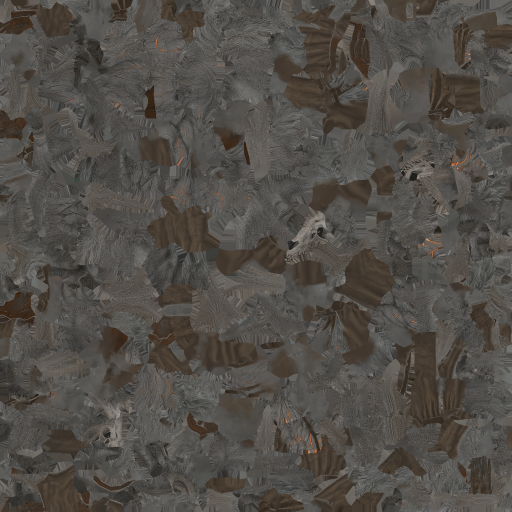
#> input picture assets/models/creatures/boss_beast_lord_texture_0.png, 1024 x 1024 px, given as the content of the folder ../assets/models/creatures/boss_beast_lord_texture_0.png, which was not available (shown at 1/2 size)
$ python make_contact_sheet.py ../assets/models/creatures/boss_beast_lord_texture_0.png out.png
#> lines starting #> are read from the running program, lines starting #| are printed output that depends on the picture; pictures that were not available may be replaced by others from this repository, and a replacement may not be noted
### tools/shot_analyze.py
#!/usr/bin/env python3
"""Read screenshots so an agent does not have to open every one.

    python tools/shot_analyze.py stats  DIR [--flagged-only] [--full] [--strict]
    python tools/shot_analyze.py diff   DIR --baseline DIR2 [--out DIR3] [--row-normalize] [--strict]
    python tools/shot_analyze.py sheet  DIR OUT.png [--columns 4] [--thumb-width 320] [--per-sheet 16] [--only-flagged]
    python tools/shot_analyze.py thumbs DIR [--width 480]

Every command prints one JSON object per line: one per image (stats, diff), then one summary line.

stats   brightness mean/std, percent black, percent missing-material magenta, and flags:
        flat (one colour), black (>= 97 % black), magenta (>= 0.5 %), same_as:<image> (pixel-identical
        to an earlier image of the run: a drive that changed nothing, or a stale capture).
        An unflagged image is one short line ({"image", "mean"}); a flagged one carries every
        measurement. --full prints every measurement for every image.
diff    each image against the same file name in the baseline directory: mean error, percent of an
        80x45 block grid that changed, up to five bounding boxes [x, y, w, h] in image pixels, and for
        a changed image one triptych PNG (before | after | heatmap with the boxes) at 480 px a panel.
        A different resolution is resized, not refused. --row-normalize removes each block row's median
        difference first, so a tone shift between two renderers does not count (the rule
        tools/world_shots.gd uses).
sheet   labelled contact sheets, 16 images a page, flagged images (the same flags stats raises)
        outlined in red.
thumbs  a 480 px JPEG beside each PNG.

Exit 0, or 1 with --strict when anything was flagged or changed, or 2 for a usage error.
Needs Pillow. Film strips (*.film.png), diff triptychs (*.diff.png) and sheets are not inputs.
"""
from __future__ import annotations

import argparse
import hashlib
import json
import sys
from pathlib import Path

from PIL import Image, ImageChops, ImageDraw, ImageFont, ImageStat

BLACK_FLAG_PCT = 97.0
MAGENTA_FLAG_PCT = 0.5
FLAT_RANGE = 3
ANALYSIS_WIDTH = 480
GRID = (80, 45)
BLOCK_THRESHOLD = 12.0
MAX_BOXES = 5
NOT_INPUT = (".film.png", ".diff.png")


# [165 lines left out: functions images_in, _small, image_stats, flags_for, analyze, block_deltas and 4 more, not called in this run]


def make_sheets(paths, output, columns=4, thumb_width=320, per_sheet=16, flagged=(), labels=None):
    """Labelled contact sheets of `paths`. One file at `output`, or output_01, _02, ... when the
    images need more than `per_sheet` cells. Returns the files written."""
#> called with columns = 4, thumb_width = 480, per_sheet = 0, flagged = ()
    paths = [Path(p) for p in paths]
    if not paths:
        return []
    output = Path(output)
    flagged = set(flagged)
    font = ImageFont.load_default(size=max(11, thumb_width // 24))
    label_height = max(18, thumb_width // 14)
    with Image.open(paths[0]) as sample:
#> sample is the input picture: PIL image 1024x1024 RGB; mean R, G, B 81.5, 77.3, 72.3
        thumb_height = max(1, round(sample.height * thumb_width / sample.width))
#> thumb_height = 480
    pages = [paths] if not per_sheet else [paths[i:i + per_sheet] for i in range(0, len(paths), per_sheet)]
    written = []
    for number, page in enumerate(pages, 1):
        rows = (len(page) + columns - 1) // columns
        sheet = Image.new("RGB", (columns * thumb_width, rows * (thumb_height + label_height)), "#171a1f")
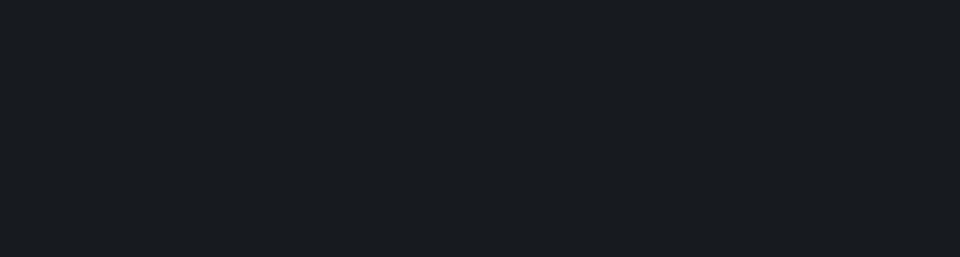
#> sheet: PIL image 1920x514 RGB (shown at 1/2 size); mean R, G, B 23, 26, 31
        draw = ImageDraw.Draw(sheet)
        for index, path in enumerate(page):
            thumb_file = path.with_name(path.stem + ".thumb.jpg")
            with Image.open(thumb_file if thumb_file.is_file() else path) as image:
                thumb = image.convert("RGB")
                thumb.thumbnail((thumb_width, thumb_height), Image.Resampling.BILINEAR)
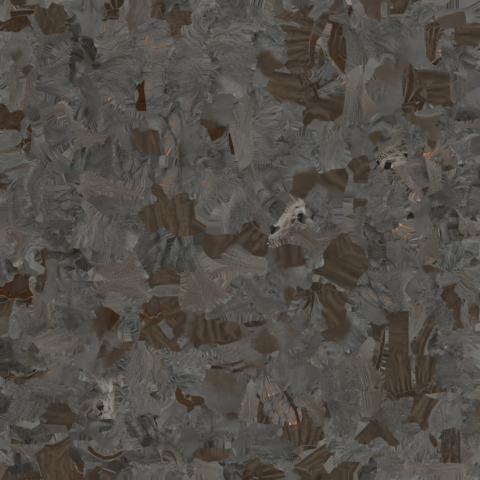
#> thumb: PIL image 480x480 RGB; mean R, G, B 81.5, 77.4, 72.3
            x = (index % columns) * thumb_width
            y = (index // columns) * (thumb_height + label_height)
#> y = 0
            sheet.paste(thumb, (x, y))
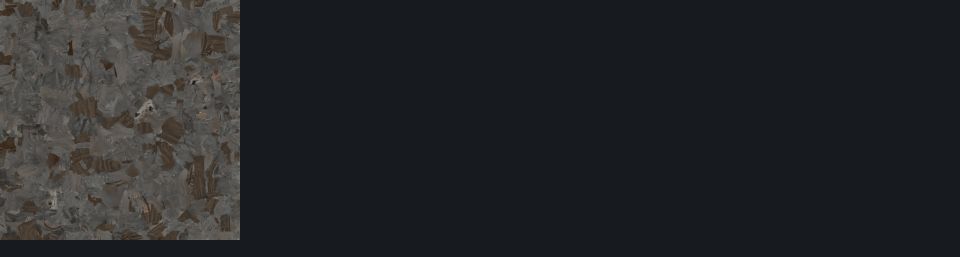
#> sheet: PIL image 1920x514 RGB (shown at 1/2 size); mean R, G, B 36.7, 38, 40.6
            marked = path.name in flagged
            if marked:
                draw.rectangle([x, y, x + thumb_width - 1, y + thumb_height - 1], outline="#ff3b3b", width=3)
            label = (labels or {}).get(path.name, path.stem)
            draw.text((x + 6, y + thumb_height + 2), label, fill="#ff8a8a" if marked else "#f1e4cb", font=font)
        target = output if len(pages) == 1 else output.with_name(f"{output.stem}_{number:02d}{output.suffix}")
        target.parent.mkdir(parents=True, exist_ok=True)
        sheet.save(target, optimize=True)
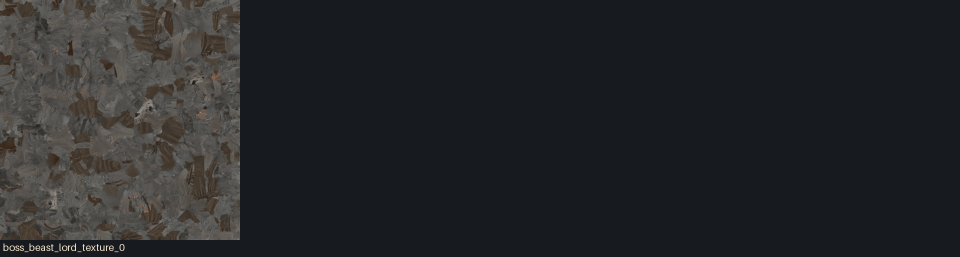
#> saved as out.png: PIL image 1920x514 RGB (shown at 1/2 size); mean R, G, B 36.9, 38.2, 40.8
        written.append(target)
    return written


# [8 lines left out: function make_thumbs, not called in this run]


def _emit(item):
    print(json.dumps(item, ensure_ascii=False), flush=True)


# [66 lines left out: function main, not called in this run]


# [2 lines that do not run on import are left out]

### tools/make_contact_sheet.py
#!/usr/bin/env python3
"""Build one labelled PNG contact sheet from a directory of QA screenshots.

Kept for its old command line; the work is `tools/shot_analyze.py sheet`, which also pages,
outlines flagged frames and reads thumbnails."""
from __future__ import annotations

import argparse
from pathlib import Path

from shot_analyze import make_sheets


def main() -> None:
    parser = argparse.ArgumentParser()
    parser.add_argument("input", type=Path)
    parser.add_argument("output", type=Path)
    parser.add_argument("--columns", type=int, default=4)
    parser.add_argument("--thumb-width", type=int, default=480)
    args = parser.parse_args()

    paths = sorted(path for path in args.input.glob("*.png") if path.resolve() != args.output.resolve())
    if not paths:
        raise SystemExit(f"No PNGs found in {args.input}")
    make_sheets(paths, args.output, args.columns, args.thumb_width, per_sheet=0)
    print(f"Contact sheet: {args.output} ({len(paths)} images)")


if __name__ == "__main__":
    main()
